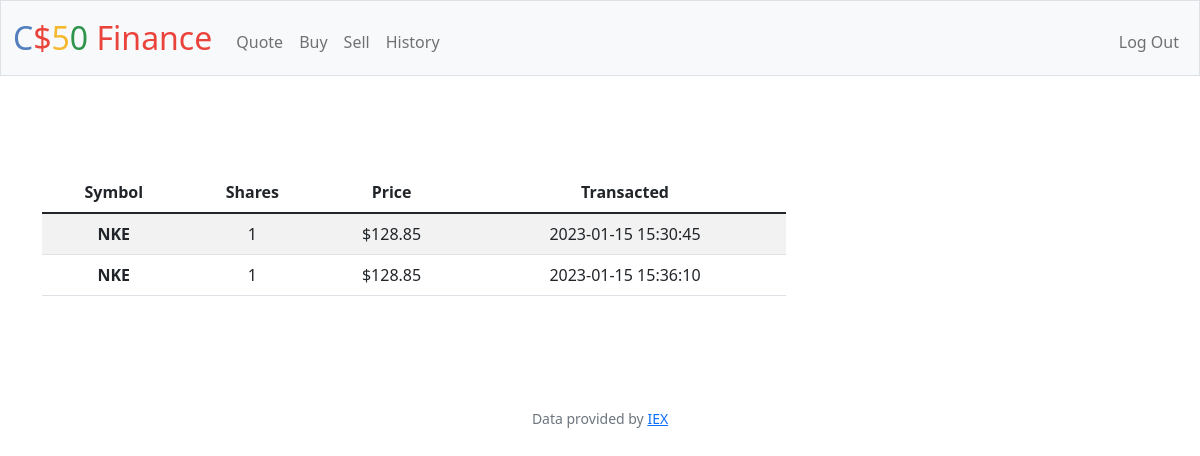
Screenshot of /history (signed in) with the database file from the repository.
### tables this page shows
CREATE TABLE transactions (
    id INTEGER PRIMARY KEY AUTOINCREMENT NOT NULL,
    user_id integer,
    symbol text,
    symbol_name text,
    shares integer,
    price real,
    total real,
    data TIMESTAMP DEFAULT CURRENT_TIMESTAMP,
    FOREIGN KEY(user_id) REFERENCES users(id));

### app.py (the view)
@app.route("/history")
@login_required
def history():
    trans = get_transactions_by_session_id('')
    if len(trans) > 0:
        return render_template("history.html", transactions=trans)
    return redirect("/")

### app.py (called while the page is built)
@app.after_request
def after_request(response):
    response.headers["Cache-Control"] = "no-cache, no-store, must-revalidate"
    response.headers["Expires"] = 0
    response.headers["Pragma"] = "no-cache"
    return response

def get_transactions_by_session_id(symbol):
    if not symbol:
        return db.execute("SELECT * FROM transactions t WHERE t.user_id = (?)", session["user_id"])
    else:
        return db.execute("SELECT * FROM transactions t WHERE t.user_id = (?) AND symbol = (?)", session["user_id"], symbol)

### helpers.py (called while the page is built)
def login_required(f):
    @wraps(f)
    def decorated_function(*args, **kwargs):
        if session.get("user_id") is None:
            return redirect("/login")
        return f(*args, **kwargs)
    return decorated_function

### templates/history.html (shortened to what this page needs)
{% extends "layout.html" %}
{% block main %}
<form action="/history" method="get">
    <div class="container py-5 text-center">
        <div class="col-md-8">
            <table class="table table-striped">
                <thead>
                <tr>
                    <th scope="col">Symbol</th>
                    <th scope="col">Shares</th>
                    <th scope="col">Price</th>
                    <th scope="col">Transacted</th>
                </tr>
                </thead>
                <tbody>
                {% for item in transactions %}
                <tr>
                    <th>{{ item.symbol }}</th>
                    <td>{{ item.shares }}</td>
                    <td>${{ item.price }}</td>
                    <td>{{ item.data }}</td>
                </tr>
                {% endfor %}
                </tbody>
            </table>
        </div>
    </div>
</form>
{% endblock %}

### rows the page displays
transactions: symbol "NKE", shares "1", price "128.85", data "2023-01-15 15:30:45"
transactions: symbol "NKE", shares "1", price "128.85", data "2023-01-15 15:36:10"
